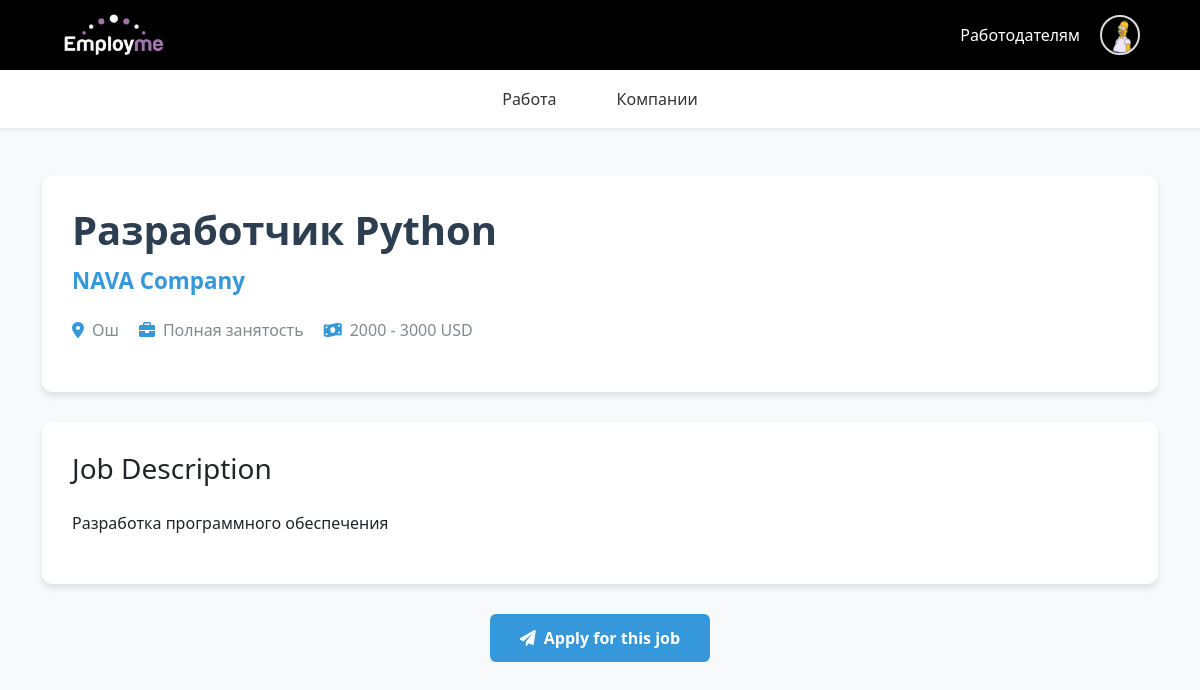
/job/2 (signed in), run on the app's committed database.
### app.py (models this page shows, shortened)
class User(UserMixin, db.Model):
    __tablename__ = 'users'
    id = db.Column(db.Integer, primary_key=True)
    first_name = db.Column(db.String(100))
    last_name = db.Column(db.String(100))
    email = db.Column(db.String(120))
    phone_code = db.Column(db.String(10))
    phone_number = db.Column(db.String(20))
    city = db.Column(db.String(100))
    min_salary = db.Column(db.Integer)
    currency = db.Column(db.String(10), default='руб.')
    payment_period = db.Column(db.String(50))
    desired_offer_title = db.Column(db.String(100))
    username = db.Column(db.String(80), unique=True)
    password = db.Column(db.String(256), nullable=False)
    reset_token = db.Column(db.String(100))
    avatar = db.Column(db.String(200))
    about = db.Column(db.Text)
    skills = db.Column(db.String(500))
    created_at = db.Column(db.DateTime, default=datetime.utcnow)
    resumes = db.relationship('Resume', back_populates='user', lazy=True)
    applications = db.relationship('Application', back_populates='applicant', lazy=True)
    job_offers = db.relationship('JobOffer', back_populates='author', lazy=True)
    posted_jobs = db.relationship('JobOffer', back_populates='user', lazy='dynamic')

class JobOffer(db.Model):
    __tablename__ = 'job_offers'
    id = db.Column(db.Integer, primary_key=True)
    job_title = db.Column(db.String(100), nullable=False)
    location = db.Column(db.String(100), nullable=False)
    category = db.Column(db.String(100), nullable=False)
    job_type = db.Column(db.String(50), nullable=False)
    describe_position = db.Column(db.Text)
    unique_journey = db.Column(db.Text)
    employee_expectations = db.Column(db.Text)
    employee_contribution = db.Column(db.Text)
    team_description = db.Column(db.Text)
    interview_process = db.Column(db.Text)
    salary_range = db.Column(db.String(100))
    benefits = db.Column(db.Text)
    payment_frequency = db.Column(db.String(50))
    user_id = db.Column(db.Integer, db.ForeignKey('users.id'))  # внешний ключ
    user = db.relationship('User', back_populates='posted_jobs')  # это и есть нужное свойство
    company_id = db.Column(db.Integer, db.ForeignKey('companies.id'), nullable=False)
    company = db.relationship('Company', back_populates='job_offers')
    author = db.relationship('User', back_populates='job_offers')  # Changed from 'posted_jobs'
    applications = db.relationship('Application', back_populates='job_offer', lazy=True)

class Company(db.Model):
    __tablename__ = 'companies'
    id = db.Column(db.Integer, primary_key=True)
    name = db.Column(db.String(100), nullable=False)
    website = db.Column(db.String(200))
    about = db.Column(db.Text)
    photo = db.Column(db.String(200))
    size = db.Column(db.Integer)
    contact_info = db.Column(db.Text, nullable=False)
    document = db.Column(db.String(200))
    created_at = db.Column(db.DateTime, default=datetime.utcnow)
    username = db.Column(db.String(80), unique=True, nullable=False)
    password = db.Column(db.String(256), nullable=False)
    job_offers = db.relationship('JobOffer', back_populates='company', lazy=True)
    employees = db.relationship('CompanyEmployee', back_populates='company', lazy=True)

### app.py (the view)
@app.route('/job/<int:job_id>')
def job_details(job_id):
    job = JobOffer.query.get_or_404(job_id)
    company = Company.query.get(job.company_id)
    return render_template('job_details.html', job=job, company=company)

### app.py (called while the page is built, shortened)
@app.before_request
def create_admin_if_needed():
    global admin_created

@login_manager.user_loader
def load_user(user_id):
    return User.query.get(int(user_id))

@app.context_processor
def inject_user():
    return dict(current_user=current_user)

### templates/job_details.html (shortened to what this page needs)
<!DOCTYPE html>
<html lang="en">
<head>
    <link href="https://cdn.jsdelivr.net/npm/bootstrap@5.3.0/dist/css/bootstrap.min.css" rel="stylesheet">
    <link rel="stylesheet" href="https://cdnjs.cloudflare.com/ajax/libs/font-awesome/6.0.0/css/all.min.css">
</head>
<body>
    {% extends "base.html" %}
    {% block content %}
    <div class="container py-5">
        <div class="job-header">
            <h1 class="job-title">{{ job.job_title }}</h1>
            <p class="company-name">{{ company.name }}</p>
            <div class="job-meta">
                <span class="job-meta-item">
                    <i class="fas fa-map-marker-alt"></i>
                    {{ job.location }}
                </span>
                <span class="job-meta-item">
                    <i class="fas fa-briefcase"></i>
                    {{ job.job_type }}
                </span>
                <span class="job-meta-item">
                    <i class="fas fa-money-bill-wave"></i>
                    {{ job.salary_range }}
                </span>
            </div>
        </div>
        <div class="job-description">
            <h3 class="mb-4">Job Description</h3>
            <p style="white-space: pre-line; line-height: 1.8;">{{ job.describe_position }}</p>
        </div>
        {% if current_user.is_authenticated %}
            <div class="text-center">
                <a href="{{ url_for('apply_for_job', job_id=job.id) }}" class="btn btn-primary apply-btn">
                    <i class="fas fa-paper-plane me-2"></i>Apply for this job
                </a>
            </div>
        {% else %}
            <div class="login-prompt">
                <p class="mb-0">Please <a href="{{ url_for('login') }}" class="text-primary">login</a> to apply for this job</p>
            </div>
        {% endif %}
    </div>
    {% endblock %}

### templates/_header.html (shortened to what this page needs)
<!DOCTYPE html>
<html lang="en">
<head>
</head>
<body>
  <header>
    <div class="top-bar_header">
      <div class="logo">
        <a href="{{ url_for('home') }}"><img src="{{ url_for('static', filename='logo.png') }}" alt="Logo" style="height: 50px; "></a>
      </div>
      <div class="nav-right">
        <div class="nav-links">
          <a href="{{ url_for('company_login') }}" class="employers-link" style="text-decoration: none;">Работодателям</a>
          {% if current_user.is_authenticated %}
          <div class="user-dropdown">
            <img src="{{ url_for('static', filename='uploads/' + current_user.avatar) if current_user.avatar else url_for('static', filename='default-avatar.jpg') }}"
            alt="Аватар" class="avatar" id="user-avatar">
          </div>
          {% else %}
          <span class="divider"></span>
          <a href="{{ url_for('login') }}" class="nav-button login-button">Войти</a>
          <a href="{{ url_for('register') }}" class="nav-button signup-button">Регистрация</a>
          {% endif %}
        </div>
      </div>
    </div>
    <nav class="main-nav">
      <a href="{{ url_for('search_jobs_route') }}">Работа</a>
      <a href="{{ url_for('company_profiles') }}">Компании</a>
    </nav>
  </header>
</body>
</html>

### templates/job_details.html (style rules this page uses)
body { background-color: #f8f9fa; font-family: 'Segoe UI', Tahoma, Geneva, Verdana, sans-serif; }
.job-header { background-color: #ffffff; border-radius: 10px; box-shadow: 0 4px 6px rgba(0, 0, 0, 0.1); padding: 30px; margin-bottom: 30px; }
.job-title { color: #2c3e50; font-weight: 700; margin-bottom: 10px; }
.company-name { color: #3498db; font-size: 1.4rem; font-weight: 600; }
.job-meta { display: flex; flex-wrap: wrap; gap: 20px; margin: 20px 0; }
.job-meta-item { display: flex; align-items: center; gap: 8px; color: #7f8c8d; }
.job-meta-item i { color: #3498db; }
.job-description { background-color: #ffffff; border-radius: 10px; box-shadow: 0 4px 6px rgba(0, 0, 0, 0.1); padding: 30px; margin-bottom: 30px; }
.apply-btn { background-color: #3498db; border: none; padding: 12px 30px; font-weight: 600; transition: all 0.3s; }

### templates/base.html (style rules this page uses)
* { margin: 0; padding: 0; box-sizing: border-box; }
html, body { width: 100%; height: 100%; }
header { width: 100%; }

### templates/_header.html (style rules this page uses)
* { margin: 0; padding: 0; box-sizing: border-box; }
html, body { width: 100%; height: 100%; font-family: 'Segoe UI', Tahoma, Geneva, Verdana, sans-serif; }
header { width: 100%; position: sticky; top: 0; z-index: 1000; }
.top-bar_header { background-color: black; padding: 10px 5%; display: flex; justify-content: space-between; align-items: center; color: white; flex-wrap: wrap; }
.nav-right { display: flex; align-items: center; gap: 20px; }
.nav-links { display: flex; align-items: center; gap: 20px; }
.employers-link { color: white; font-weight: 500; position: relative; }
.employers-link::after { content: ''; position: absolute; width: 0; height: 2px; bottom: -2px; left: 0; background-color: white; transition: width 0.3s ease; }
nav.main-nav { background-color: white; display: flex; justify-content: center; gap: 40px; padding: 12px 0; box-shadow: 0 1px 5px rgba(0,0,0,0.1); flex-wrap: wrap; }
nav.main-nav a { color: #333; text-decoration: none; padding: 5px 10px; transition: all 0.3s; font-weight: 500; position: relative; }
nav.main-nav a::after { content: ''; position: absolute; width: 0; height: 2px; bottom: 0; left: 0; background-color: #070039; transition: width 0.3s ease; }
.user-dropdown { position: relative; display: inline-block; }
.avatar { width: 40px; height: 40px; border-radius: 50%; object-fit: cover; border: 2px solid #ddd; }

### data on the page
User: avatar (picture)
JobOffer: job_title "Разработчик Python", location "Ош", job_type "Полная занятость", salary_range "2000 - 3000 USD", describe_position "Разработка программного обеспечения"
Company: name "NAVA Company"
